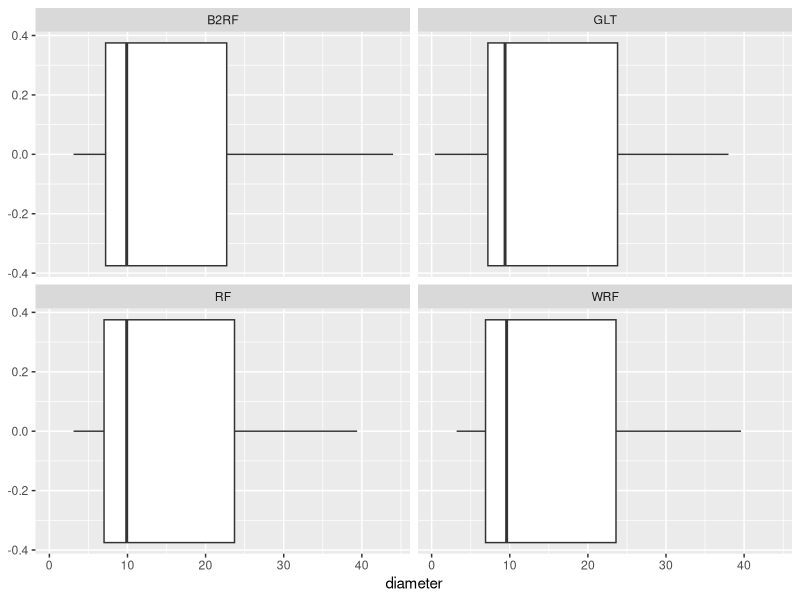
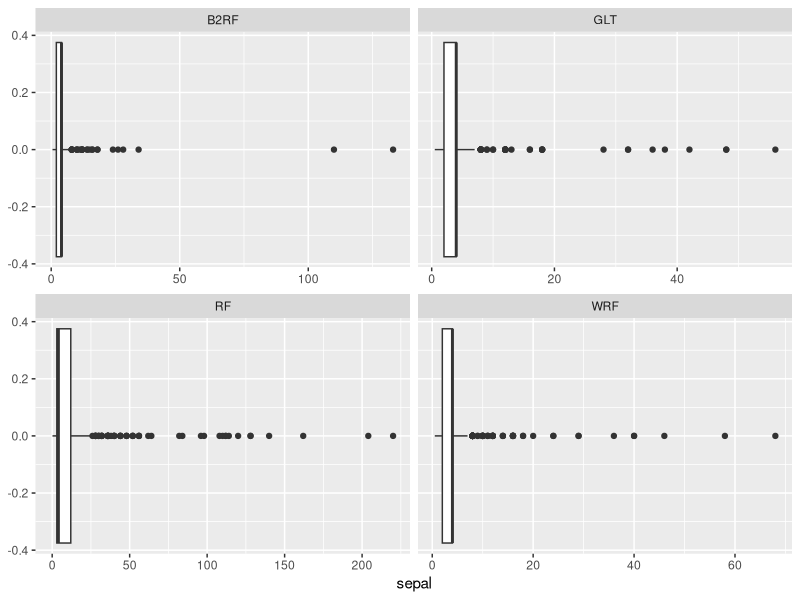
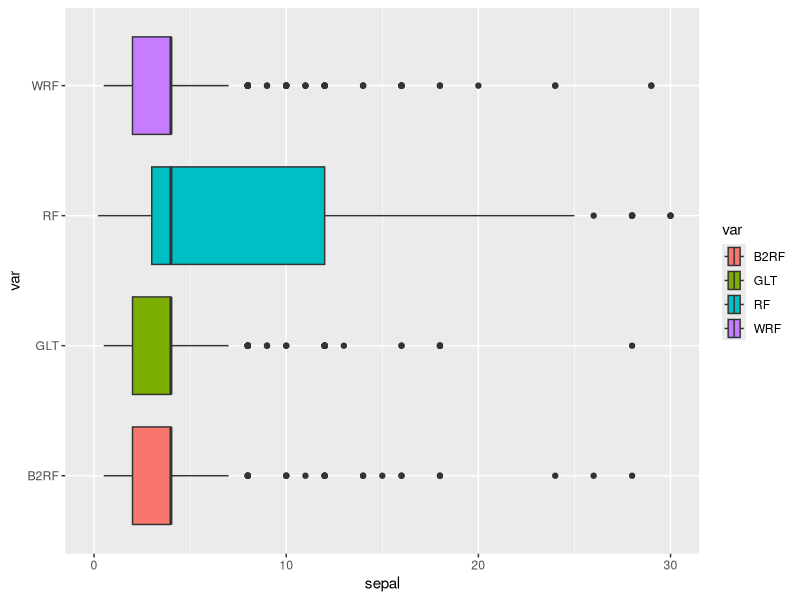
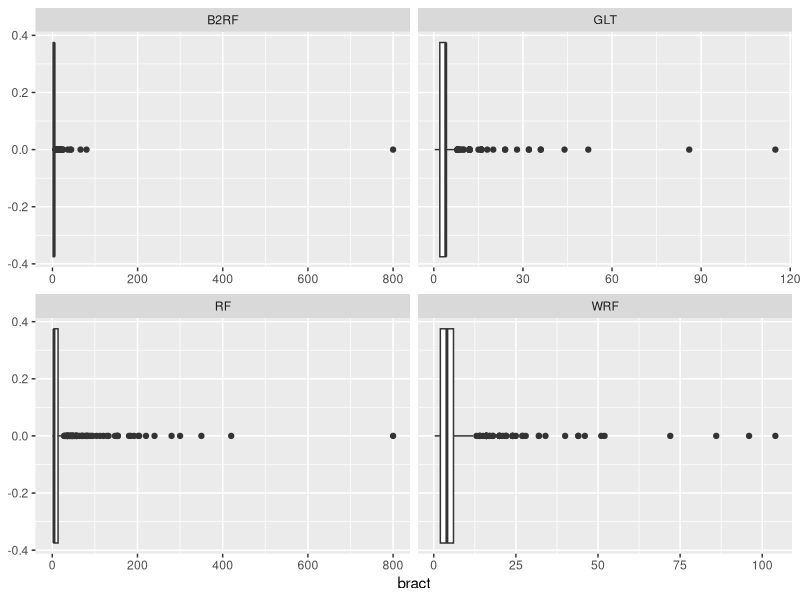
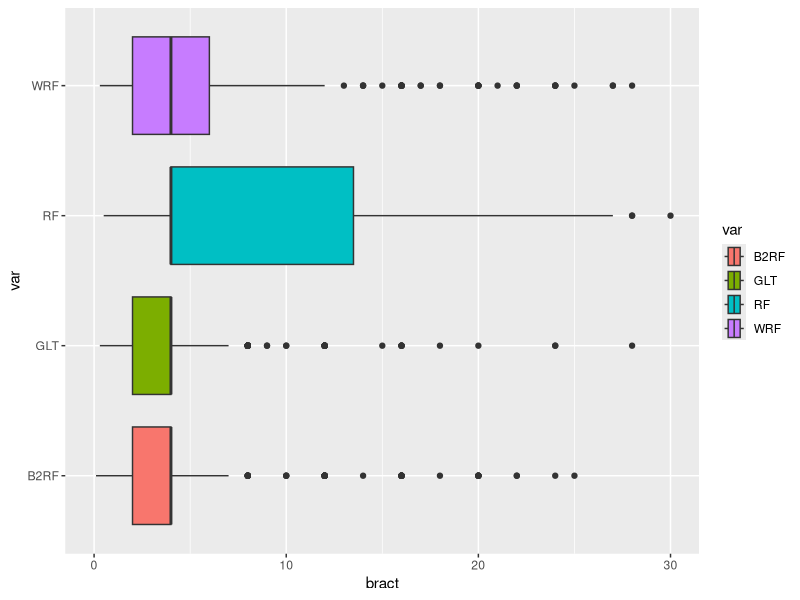
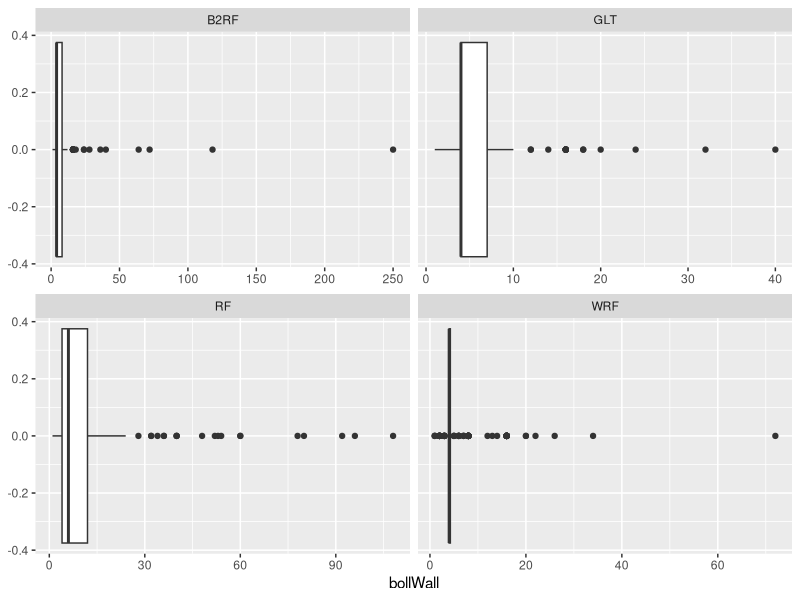
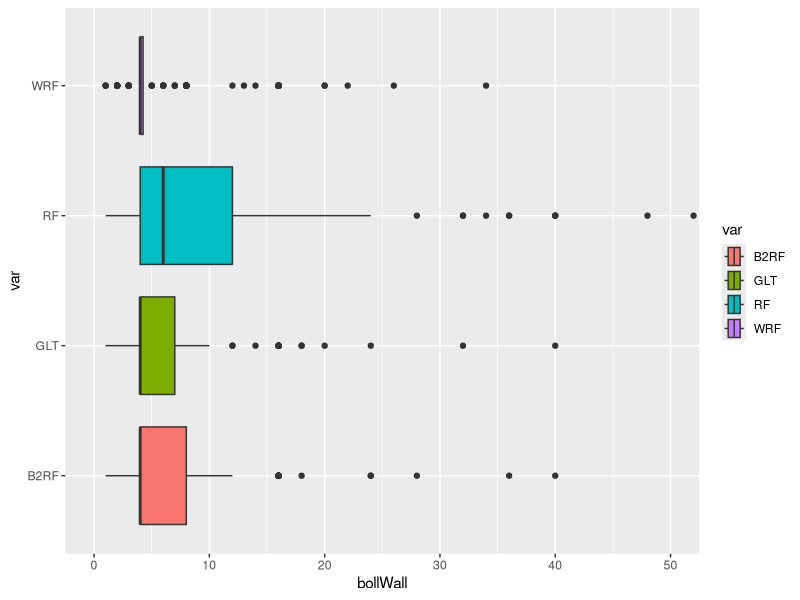
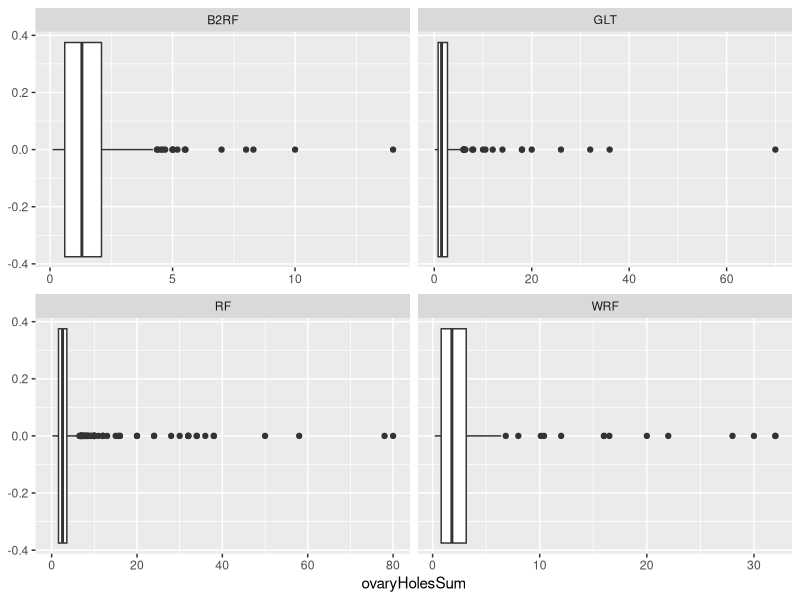

Source code (R) for these figures, in order:
############################################################################################################################################
# Author:   John Hinic
# Date:     27Jun2022
# Purpose:  Data ETL for ST 542 Consulting Project
############################################################################################################################################

library(tidyverse)
library(readxl)
library(lubridate)

# reading in raw files
absc2015_raw <- read_excel("Data/2. Abscission data.xlsx", sheet = 2, range = "A1:N2768", na = ".")
absc2016_raw <- read_excel("Data/2. Abscission data.xlsx", sheet = 3, range = "A1:P2153")

gdu2015_raw <- read_excel(
  "Data/3. GDU profiling the tissues in a plants.xlsx",
  sheet = 1,
  range = "A1:Q7845"
)

gdu2016_raw <- read_excel(
  "Data/3. GDU profiling the tissues in a plants.xlsx",
  sheet = 3,
  "A1:P2275"
)


############################################################################################################################################
# Writing helper functions
############################################################################################################################################

# helper function to parse the hole sizes column
parseHoles <- function(str) {
  as.numeric(unlist((str_split(str_remove_all(str, " "), ","))))
}

# helper function to create ovary hole columns
getHoleStats <- function(data) {
  max <- vector("double", nrow(data))
  sum <- vector("double", nrow(data))
  avg <- vector("double", nrow(data))
  num <- vector("integer", nrow(data))
  for(i in 1:nrow(data)) {
    parsed <- parseHoles(data$ovaryHolesSize[i])
    max[i] <- max(parsed)
    sum[i] <- sum(parsed)
    avg[i] <- mean(parsed)
    a <- near(length(parsed), 1) && parsed[1] == 0
    if(is.na(a)) {b <- FALSE} else {b <- a}
    if(b) {
      num[i] <- 0
    } else {
      num[i] <- length(parsed)
    }
  }
  list(max = max, sum = sum, avg = avg, num = num)
}

# helper function to derive variables
codeVars <- function(data, yr, absc) {
  stats <- getHoleStats(data)
  data %>% 
    mutate(
      year = yr, abscissed = absc,
      RF = if_else(var == 'RF', 1, 0),
      B2RF = if_else(var == 'B2RF', 1, 0),
      WRF = if_else(var == 'WRF', 1, 0),
      GLT = if_else(var == 'GLT', 1, 0),
      rep1 = if_else(rep == 1, 1, 0),
      rep2 = if_else(rep == 2, 1, 0),
      rep3 = if_else(rep == 3, 1, 0),
      rep4 = if_else(rep == 4, 1, 0),
      year2015 = if_else(yr == 2015, 1, 0),
      year2016 = if_else(yr == 2016, 1, 0),
      ovaryHolesMax = stats$max,
      ovaryHolesSum = stats$sum,
      ovaryHolesAvg = stats$avg,
      ovaryParsedCount = stats$num
    )
}


############################################################################################################################################
# Subsetting/renaming columns and deriving required variables
############################################################################################################################################

absc2015_pre <- absc2015_raw %>%
  select(plot = PLOT, date = DATE, rep, var, tissueID = "TISSUE ID", diameter = DIAMETER,
         sepal = SEPAL,  bract = BRACT, bollWall = "BOLL WALL",
         ovaryHolesCount = "number of holes", ovaryHolesSize = "OVARY HOLE(s) (mm)") %>%
  mutate(bract = as.numeric(bract))

absc2015 <- codeVars(absc2015_pre, yr = 2015, absc = 1)


absc2016_pre <- absc2016_raw %>%
  select(plot = PLOT, date = DATE, rep, var = Var, tissueID = "TISSUE ID", diameter = DIAMETER, sepal = SEPAL, bract = BRACT,
         bollWall = "BOLL WALL", ovaryHolesCount = "number of ovary hole", ovaryHolesSize = "OVARY HOLE(s) (mm)") %>%
  mutate(ovaryHolesCount = if_else(is.na(ovaryHolesCount), 0, ovaryHolesCount),
         ovaryHolesSize = as.character(ovaryHolesSize))

absc2016 <- absc2016_pre %>%
  codeVars(yr = 2016, absc = 1)


gdu2015_pre <- gdu2015_raw %>%
  select(plot = PLOT, date = DATE, rep, var = Var, tissueID = "TISSUE ID", diameter = DIAMETER, sepal = SEPAL, bract = BRACT, 
         bollWall = "BOLL WALL", ovaryHolesCount = "number of ovary hole", ovaryHolesSize = "OVARY HOLE(s) (mm)") %>%
  mutate(diameter = if_else(diameter != '.', as.numeric(trimws(diameter)), NA_real_))

gdu2015 <- gdu2015_pre  %>%
  codeVars(yr = 2015, absc = 0)


gdu2016_pre <- gdu2016_raw %>%
  select(plot = Plot, date = Date, rep, var, tissueID = "Tissue ID", diameter = Diameter, sepal = Sepal, bract = Bract,
         bollWall = "Boll wall", ovaryHolesSize = "Ovary Hole(s) (mm)") %>%
  mutate(
    var = if_else(
      plot %in% c(101, 202, 303, 401), "RF", 
        if_else(plot %in% c(103, 201, 302, 403), "B2RF",
          if_else(plot %in% c(104, 204, 301, 402), "WRF",
            if_else(plot %in% c(102, 203, 304, 404), "GLT", ".")
          )
        )
    )
  )

gdu2016 <- gdu2016_pre  %>%
  codeVars(yr = 2016, absc = 0)


############################################################################################################################################
# Verifying ovary hole columns are correct
############################################################################################################################################
absc2015 %>% select(starts_with("ovary")) %>%
  filter(ovaryHolesCount != ovaryParsedCount)

# it appears there are data entry issues with this sheet
print(absc2016 %>% select(starts_with("ovary")) %>%
  filter(ovaryHolesCount != ovaryParsedCount), n = 50)

gdu2015 %>% select(starts_with("ovary")) %>%
  filter(ovaryHolesCount != ovaryParsedCount)

print(gdu2016 %>% select(starts_with("ovary")) %>%
  filter(ovaryParsedCount != 0), n = 50)


############################################################################################################################################
# Combining all datasets into one
############################################################################################################################################
final <- bind_rows(absc2015, absc2016, gdu2015, gdu2016) %>%
  mutate(year = year(date))

# some seemingly problematic data points
final %>% slice_max(diameter, n = 5) %>%
  select(plot, rep, var, tissueID, diameter:bollWall, ovaryHolesCount, ovaryHolesSize, ovaryHolesSum, ovaryParsedCount, abscissed)

final %>% slice_max(bract, n = 5) %>%
  select(plot, rep, var, tissueID, diameter:bollWall, ovaryHolesCount, ovaryHolesSize, ovaryHolesSum, ovaryParsedCount, abscissed)

final %>% slice_max(bollWall, n = 5) %>%
  select(plot, rep, var, tissueID, diameter:bollWall, ovaryHolesCount, ovaryHolesSize, ovaryHolesSum, ovaryParsedCount, abscissed)

final %>% slice_max(ovaryHolesSum, n = 5) %>%
  select(plot, rep, var, tissueID, diameter:bollWall, ovaryHolesCount, ovaryHolesSize, ovaryHolesSum, ovaryParsedCount, abscissed)

final %>% filter(year == 2016, !is.na(ovaryHolesCount)) %>%
  slice_max(ovaryHolesCount, n = 5, with_ties = FALSE) %>%
  select(plot, rep, var, tissueID, diameter:bollWall, ovaryHolesCount, ovaryHolesSize, ovaryHolesSum, ovaryParsedCount, abscissed)

# "proportion" abscissed by variety (not a total proportion, more like a ratio since the number of non-abscissed tissues sampled was fixed)
final %>% group_by(var) %>% summarise(prop = mean(abscissed))

# abscission counts across varieties
final %>% group_by(var) %>%
  count(abscissed) %>%
  pivot_wider(id_cols = abscissed, names_from = var, values_from = n)

# basic summary of each predictor across the varieties (not including the record with diameter entry error)
final %>% filter(diameter < 50) %>%
  group_by(var) %>%
  summarise(diamMean = mean(diameter, na.rm = TRUE), diamSD = sd(diameter, na.rm = TRUE),
            sepalMean = mean(sepal, na.rm = TRUE), sepalSD = sd(sepal, na.rm = TRUE),
            bractMean = mean(bract, na.rm = TRUE), bractSD = sd(bract, na.rm = TRUE),
            bollWallMean = mean(bollWall, na.rm = TRUE), bollWallSD = sd(bollWall, na.rm = TRUE),
            ovarySumMean = mean(ovaryHolesSum, na.rm = TRUE), ovarySumSD = sd(ovaryHolesSum, na.rm = TRUE))

# the same summaries of each predictor, but only when the respective predictor is > 0
final %>% filter(diameter < 50) %>%
  group_by(var) %>%
  summarise(
    diamMean = mean(diameter[diameter > 0], na.rm = TRUE), diamSD = sd(diameter[diameter > 0], na.rm = TRUE),
    sepalMean = mean(sepal[sepal > 0], na.rm = TRUE), sepalSD = sd(sepal[sepal > 0], na.rm = TRUE),
    bractMean = mean(bract[bract > 0], na.rm = TRUE), bractSD = sd(bract[bract > 0], na.rm = TRUE),
    bollWallMean = mean(bollWall[bollWall > 0], na.rm = TRUE), bollWallSD = sd(bollWall[bollWall > 0], na.rm = TRUE),
    ovarySumMean = mean(ovaryHolesSum[ovaryHolesSum > 0], na.rm = TRUE), ovarySumSD = sd(ovaryHolesSum[ovaryHolesSum > 0], na.rm = TRUE)
  )


############################################################################################################################################
# Basic plots
# generally, the first plot shows some sort of issue, and the second plot is the data without the issue
############################################################################################################################################

### box plots of each predictor across varieties, not including observations with no damage
## diameter
final %>% filter(diameter < 50 & diameter > 0) %>%
  ggplot(aes(diameter)) +
  geom_boxplot() +
  facet_wrap(~var)

## sepal
# potential outliers for B2RF variety
final %>% filter(diameter < 50 & sepal > 0) %>%
  ggplot(aes(sepal)) +
  geom_boxplot() +
  facet_wrap(~var, scales = "free_x")
# stacked box plot with coordinates adjusted:
final %>% filter(diameter < 50 & sepal > 0) %>%
  ggplot(aes(sepal, var, fill = var)) +
  coord_cartesian(xlim = c(0, 30)) +
  geom_boxplot()

## bract
# probably data entry error for both B2RF and RF varieties
final %>% filter(diameter < 50 & bract > 0) %>%
  ggplot(aes(bract)) +
  geom_boxplot() +
  facet_wrap(~var, scales = "free_x")
# stacked box plots with the coordinates adjusted:
final %>% filter(diameter < 50 & bract > 0) %>%
  ggplot(aes(bract, var, fill = var)) +
  coord_cartesian(xlim = c(0, 30)) +
  geom_boxplot()

## bollWall
# another potential data entry issue with B2RF
final %>% filter(diameter < 50 & bollWall > 0) %>%
  ggplot(aes(bollWall)) +
  geom_boxplot() +
  facet_wrap(~var, scales = "free_x")
# stacked box plots with adjusted coords:
final %>% filter(diameter < 50 & bollWall > 0) %>%
  ggplot(aes(bollWall, var, fill = var)) +
  coord_cartesian(xlim = c(0, 50)) +
  geom_boxplot()

## total ovary hole sizes
# there doesn't appear to be any issues for this one
final %>% filter(diameter < 50 & ovaryHolesSum > 0) %>%
  ggplot(aes(ovaryHolesSum)) +
  geom_boxplot() +
  facet_wrap(~var, scales = "free_x")
# stacked with adjusted coords:
final %>% filter(diameter < 50 & ovaryHolesSum > 0) %>%
  ggplot(aes(ovaryHolesSum, var, fill = var)) +
  coord_cartesian(xlim = c(0, 30)) +
  geom_boxplot()


### same box plots but grouped across abscissed or not instead of variety
## diameter
final %>% filter(diameter < 50 & diameter > 0) %>%
  ggplot(aes(diameter)) +
  geom_boxplot() +
  facet_wrap(~abscissed)
final %>% filter(diameter < 50 & diameter > 0) %>%
  ggplot(aes(diameter, as.factor(abscissed), fill = as.factor(abscissed))) +
  coord_cartesian(xlim = c(0, 50)) +
  geom_boxplot()

## sepal
final %>% filter(diameter < 50 & sepal > 0) %>%
  ggplot(aes(sepal)) +
  geom_boxplot() +
  facet_wrap(~abscissed)
final %>% filter(diameter < 50 & sepal > 0) %>%
  ggplot(aes(sepal, as.factor(abscissed), fill = as.factor(abscissed))) +
  coord_cartesian(xlim = c(0, 50)) +
  geom_boxplot()

## bract
final %>% filter(diameter < 50 & bract > 0) %>%
  ggplot(aes(bract)) +
  geom_boxplot() +
  facet_wrap(~abscissed)
# this one seems... strange
final %>% filter(diameter < 50 & bract > 0) %>%
  ggplot(aes(bract, as.factor(abscissed), fill = as.factor(abscissed))) +
  coord_cartesian(xlim = c(0, 50)) +
  geom_boxplot()
final %>% filter(diameter < 50 & bract > 0 & bract < 600) %>%
  ggplot(aes(bract, fill = as.factor(abscissed))) +
  coord_cartesian(xlim = c(0, 50)) +
  geom_histogram(alpha = 0.6, stat = "density")

## bollWall
final %>% filter(diameter < 50 & bollWall > 0) %>%
  ggplot(aes(bollWall)) +
  geom_boxplot() +
  facet_wrap(~abscissed)
final %>% filter(diameter < 50 & bollWall > 0) %>%
  ggplot(aes(bollWall, as.factor(abscissed), fill = as.factor(abscissed))) +
  coord_cartesian(xlim = c(0, 50)) +
  geom_boxplot()

## total ovary hole sizes
final %>% filter(diameter < 50 & ovaryHolesSum > 0) %>%
  ggplot(aes(ovaryHolesSum)) +
  geom_boxplot() +
  facet_wrap(~abscissed)
final %>% filter(diameter < 50 & ovaryHolesSum > 0) %>%
  ggplot(aes(ovaryHolesSum, as.factor(abscissed), fill = as.factor(abscissed))) +
  coord_cartesian(xlim = c(0, 20)) +
  geom_boxplot()